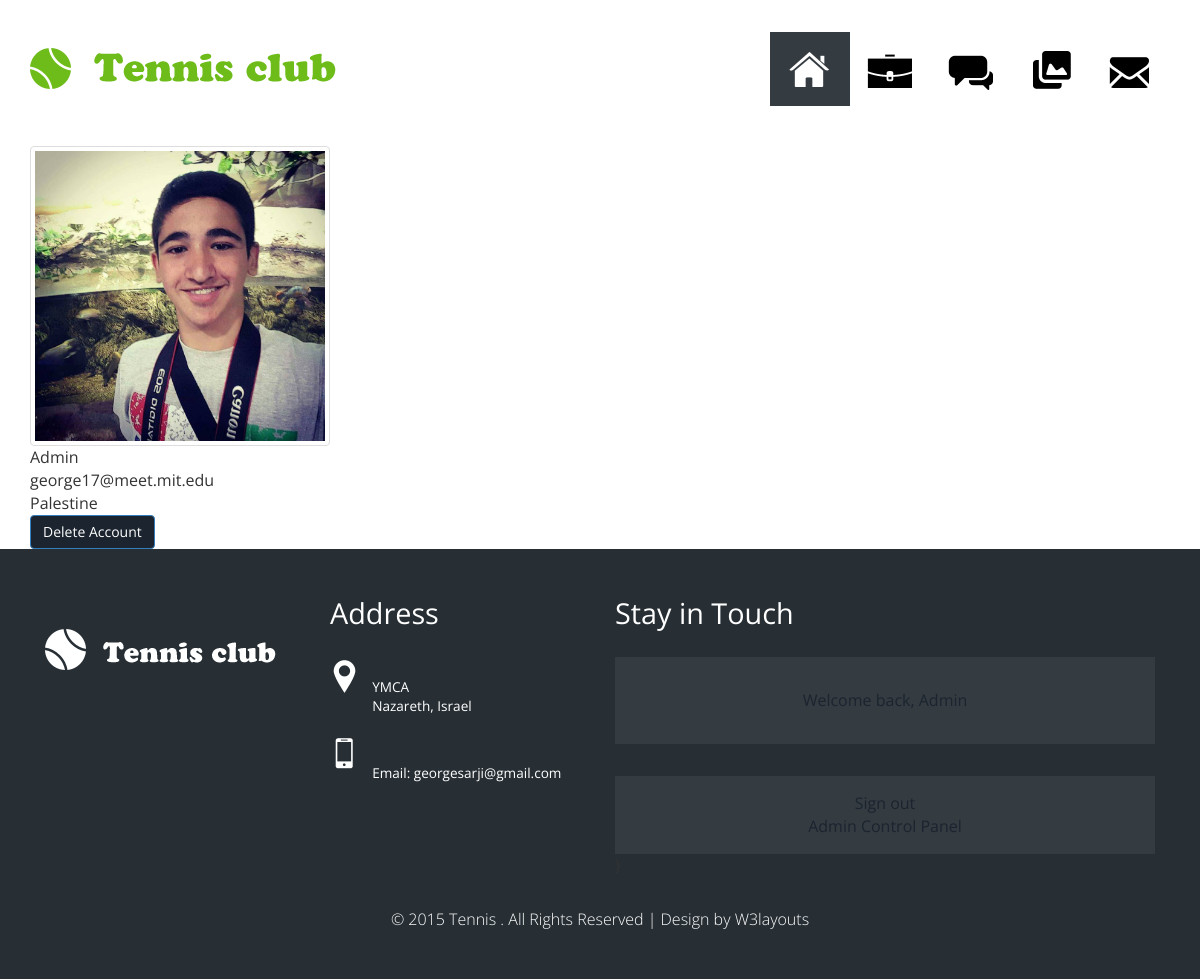
The page /acp/member/1 (signed in) on the database its author committed.
### database_setup.py (models this page shows, shortened)
class User(Base):
    __tablename__ = 'user'
    id = Column(Integer, primary_key=True)
    name = Column(String(255))
    country = Column(String(255))
    email = Column(String(255), unique=True)
    photo = Column(String(255), unique=True)
    password_hash = Column(String(255))
    gender=Column(String)
    dob=Column(Date)
    admin=Column(Boolean)

### web_app.py (the view, shortened to what this page needs)
@app.route('/acp/member/<int:id>', methods=['POST', 'GET'])
def ManageUser(id):
	if login_session is None:
		flash("You must be logged in to do this.")
		return redirect(url_for('login'))
	user=dbsession.query(User).filter_by(id=login_session['id']).first()
	if (not user.admin):
		flash("You are not authorized to do this.")
		return redirect(url_for('main'))
	user=dbsession.query(User).filter_by(id=id).first()
	if (request.method=='GET'):
		if user is None:
			flash("Invalid user.")
			return redirect(url_for('ManageUsers'))
		else:
			return render_template('ManageUser.html', user=user)

### templates/ManageUser.html (shortened to what this page needs)
{% extends "layout.html" %}
{% block body %}
<form action="{{ url_for('ManageUser', id=user.id) }}" method="post">
<p><img src="{{ url_for('static', filename=user.photo ) }}" width=300px height=300px class="img-thumbnail"></p>
<p>{{user.name}}</p>
<p>{{user.email}}</p>
<p>{{user.country}}</p>
<input type="submit" value="Delete Account" class="btn btn-primary">
</form>
{% endblock %}

### templates/layout.html (shortened to what this page needs)
<!DOCTYPE html>
<html lang="en">
<head>
<link href="{{ url_for('static', filename="css/bootstrap.css") }}" rel='stylesheet' type='text/css'/>
<link rel="stylesheet" href="{{ url_for('static', filename="css/style.css") }}" type="text/css">
</head>
<body>
<div class="header agileits">
   <div class="container">
   <div class="logo">
   <a href="{{ url_for('main') }}"><img src="{{url_for('static', filename="images/logo.png") }}" alt=""/></a>
   </div>
   <div class="top-menu top">
     <ul>
        <li class="active simptip-position-bottom simptip-movable" data-tooltip="Home"><a class="home" href="{{ url_for('main') }}""></a></li>
          <li class="simptip-position-bottom simptip-movable" data-tooltip="About Me"><a class="about" href="{{ url_for('AboutMe') }}"></a></li>
        <li class=" simptip-position-bottom simptip-movable" data-tooltip="News"><a class="service" href="{{ url_for('news') }}"></a></li>
        <li class=" simptip-position-bottom simptip-movable" data-tooltip="Gallery"><a class="gallery" href="{{ url_for('gallery') }}"></a></li>
        <li class=" simptip-position-bottom simptip-movable" data-tooltip="Contact Us"><a class="contact" href="{{ url_for('contact') }}"></a></li>
     </ul>
   </div>
   <div class="clearfix"></div>
   </div>
</div>
<div class="container">
{% block body %} {% endblock %}
</div
<div class="fotter w3-agileits">
   <div class="container">
     <div class="col-md-3 ftr-logo">
     <a href="index.html"><img src="{{ url_for('static', filename="images/logo2.png") }}" alt=""/></a>
     </div>
     <div class="col-md-3 address">
       <h4>Address</h4>
       <ul class="address-info">
           <li><span></span></li>
         <li><p>YMCA</p>
         <p>Nazareth, Israel</p></li>
       </ul>
       <ul class="address-mail">
         <li><span></span></li>
         <li><p>Email: <a href="mailto:georgesarji@gmail.com">georgesarji@gmail.com</a></p></li>
       </ul>
     </div>
     <div class="col-md-6 touch">
       <h4>Stay in Touch</h4>
       <div class="form">
       {% if 'id' not in session %}
       <center>
        <a href="{{ url_for('signup')}}"">
        Sign Up
        </a>
        </center>
       {% else %}
       <center><a href="{{ url_for('profile') }}">Welcome back, {{session['name']}}</a></center>
       {% endif %}
       </div>
       <div class="social-icons agileits-w3layouts">
       {% if 'id' not in session %}
        <center>
        <a href="{{ url_for('login')}}"">
        Sign in
        </a>
        </center>
       {% else %}
       <form action="" method="get">
       <center>
       <a href="{{ url_for('logout') }}">
       Sign out
       </a>
       </center>
       {% endif %}
       {% if session['admin'] == True %}
       <center>
        <a href="{{ url_for('admincp')}}"">
        Admin Control Panel
        </a>
        </center>
      {% endif %}
       </div>
     </div>
     <div class="clearfix"></div>
     <div class="copy-right w3-agile"><p>&copy 2015 Tennis . All Rights Reserved | Design by <a href="http://w3layouts.com/">W3layouts</a></p></div>
   </div>
</div>
</body>
</html>

### static/css/style.css (style rules this page uses)
html, body { font-size: 100%; background: #fff; font-family: 'Open Sans', sans-serif; }
h1,h2,h3,h4,h5,h6 { margin:0; }
p { margin:0; }
ul,label { margin:0; padding:0; }
.header { margin-top:2em; }
.logo { float:left; margin-top: 1em; }
.top-menu { float:right; }
.top-menu ul li { display: inline-block; padding: 1em; float: left; }
.top-menu ul li.active { background: #343B41; }
.top-menu ul li a { width: 48px; height: 42px; background: url('../images/splits.png') no-repeat 0px 0px; padding:1em; display:block; }
.top-menu ul li a.home { background-position: -17px 0px; }
.top-menu ul li a.about { background-position: -129px -1px; }
.top-menu ul li a.service { background-position: -248px -2px; }
.top-menu ul li a.gallery { background-position: -355px -4px; }
.top-menu ul li a.contact { background-position:-464px 0px; }
[data-tooltip] { position: relative; display: inline-block; }
[data-tooltip].simptip-position-bottom:before { border-bottom-color:#9BDA5A; }
[data-tooltip].simptip-position-bottom:after { background-color: #9BDA5A; color: #333; }
[data-tooltip]:before { content: ''; position: absolute; border-width: 6px; border-style: solid; border-color: rgba(0, 0, 0, 0); }
[data-tooltip]:before, [data-tooltip]:after { position: absolute; visibility: hidden; opacity: 0; z-index: 999999; }
[data-tooltip]:after { height:30px; padding:10px 11px 0; font-size: 13px; line-height: 11px; content: attr(data-tooltip); white-space: nowrap; font-family: 'Arimo Sans', sans-serif; }
.simptip-position-bottom.simptip-movable:before { margin-top: -15px; }
.simptip-position-bottom.simptip-movable:after { margin-top: -3px; }
.simptip-position-bottom:before, .simptip-position-bottom:after, .simptip-position-top:before, .simptip-position-top:after { left: 32%; }
.simptip-position-bottom:before, .simptip-position-bottom:after { top: 110%; }
.simptip-position-bottom:after, .simptip-position-top:after { margin-left: -18px; }
.simptip-position-right.simptip-movable:before, .simptip-position-right.simptip-movable:after, .simptip-position-left.simptip-movable:before, .simptip-position-left.simptip-movable:after, .simptip-position-top.simptip-movable:before, .simptip-position-top.simptip-movable:after, .simptip-position-bottom.simptip-movable:before, .simptip-position-bottom.simptip-movable:after { -webkit-transition: all .1s linear; -moz-transition: all .1s linear; -o-transition: all .1s linear; -ms-transition: all .1s linear; transition: all .1s linear; }
.fotter { background:#272F35; padding:3em 0; }
.ftr-logo { margin-top: 2em; }
.address h4 { color:#fff; font-size:1.8em; margin-bottom:1em; font-weight:400; }
.address ul { margin-bottom:1em; }
.address ul li { display: inline-block; }
ul.address-info li p,ul.address-mail li p { color:#fff; font-size:0.85em; }
ul.address-mail li p a { color:#fff; font-size:1em; transition:0.5s all; -webkit-transition:0.5s all; -moz-transition:0.5s all; -o-transition:0.5s all; -ms-transition:0.5s all; }
ul.address-info li span { background: url(../images/splits.png) no-repeat -25px -108px; vertical-align: super; }
ul.address-mail li span { background: url(../images/splits.png) no-repeat -72px -108px; vertical-align: super; }
ul.address-info li span { width: 30px; height: 38px; display: inline-block; margin-right: 0.5em; padding-bottom: 3em; }
ul.address-mail li span { width: 30px; height: 38px; display: inline-block; margin-right: 0.5em; }
.touch h4 { color:#fff; font-size:1.8em; margin-bottom:1em; font-weight:400; }
.form { background:#343B41; padding:2em; }
.social-icons { margin-top: 2em; background:#343B41; padding:1em; text-align:center; }
.copy-right { text-align: center; }
.copy-right p ,.copy-right p a { color: #fff; font-weight:300; margin-top:2em; transition:0.5s all; -webkit-transition:0.5s all; -moz-transition:0.5s all; -o-transition:0.5s all; -ms-transition:0.5s all; }

### rows shown on the page
User: photo (placeholder picture), name "Admin", email "george17@meet.mit.edu", country "Palestine"
